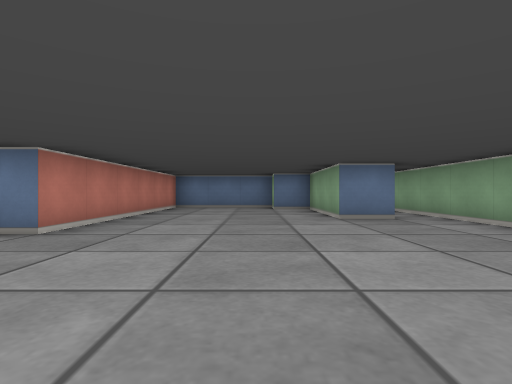
View 1 (above)

16 first-person views from a walk through a cub3D ray-caster map. The camera is about half as high as the walls, looks level and sees 80° across. The floor is counted in squares. Each view is taken from the middle of a square. On the plan, view 1 faces up. The plan holds only what a view shows up to about 9 squares ahead; the rest is blank.

View 2
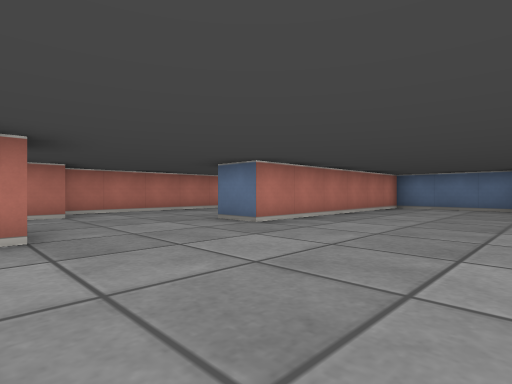

View 3
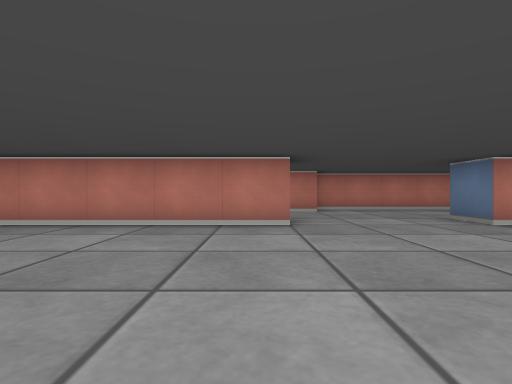

View 4
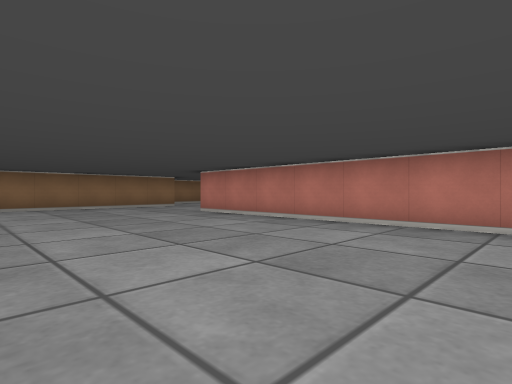

View 5
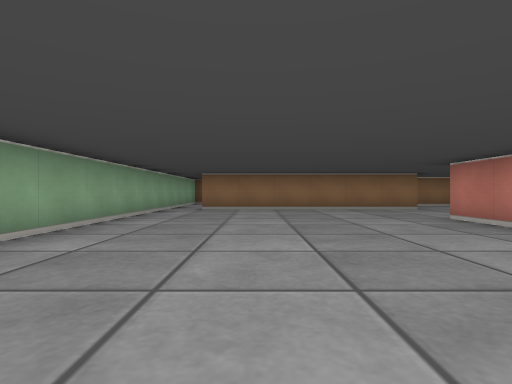

View 6
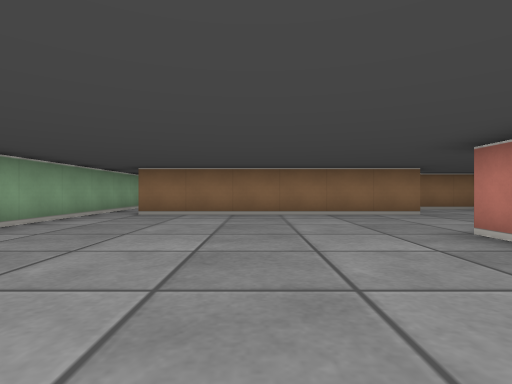

View 7
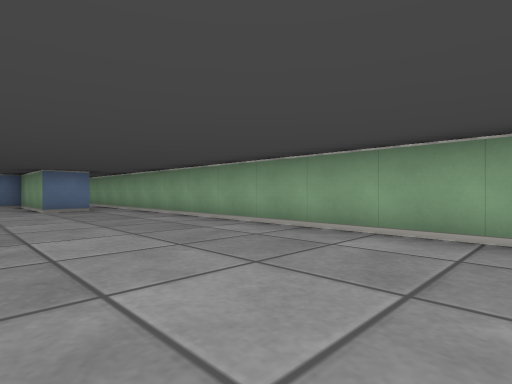

View 8
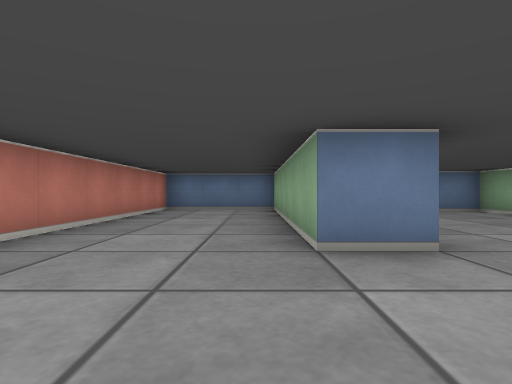

View 9
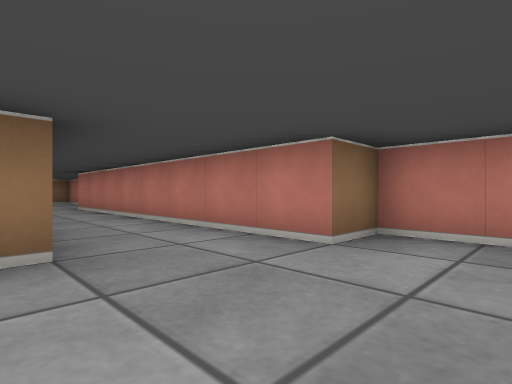

View 10
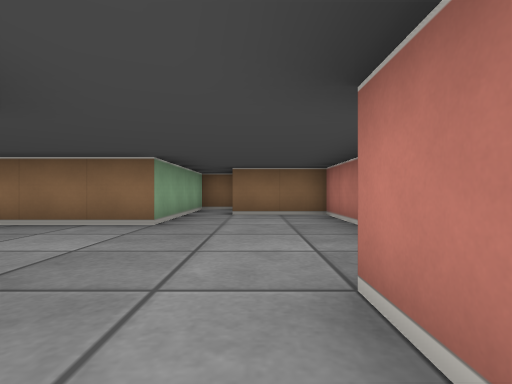

View 11
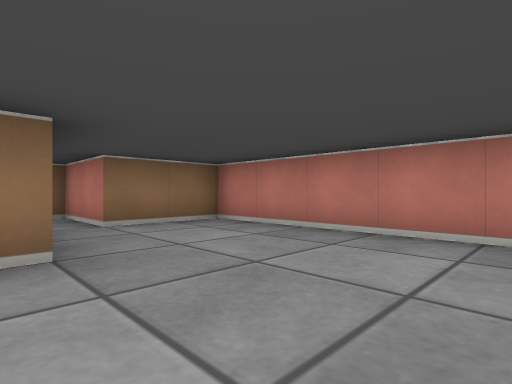

View 12
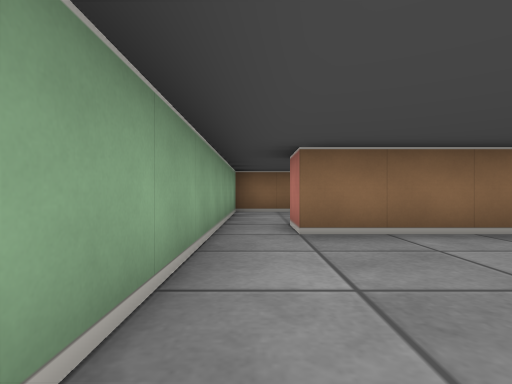

View 13
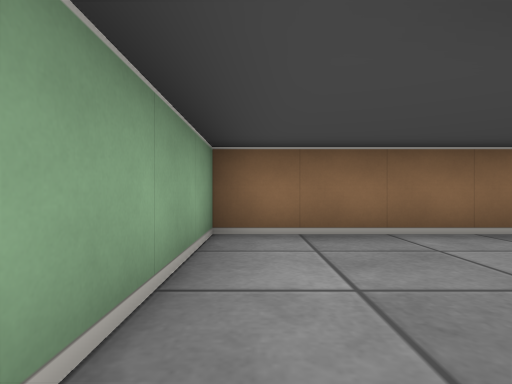

View 14
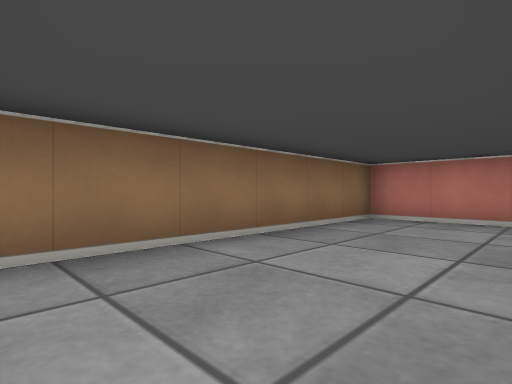

View 15
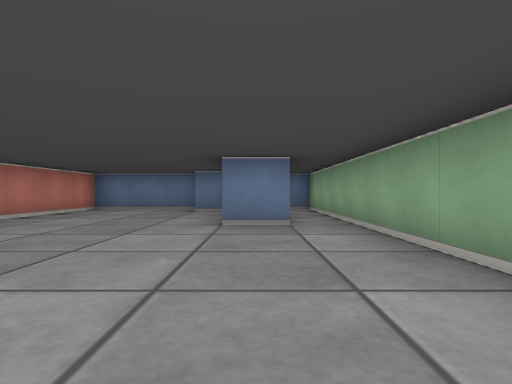

View 16
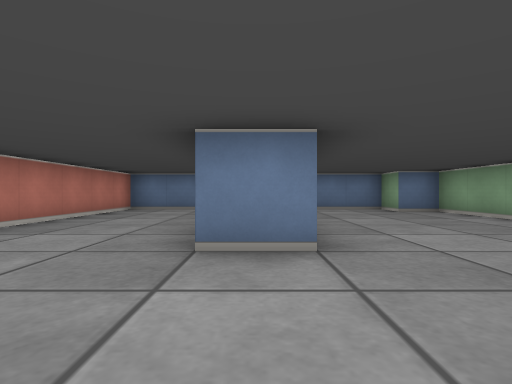

### Floor plan
Points are (right, up) in squares from view 1. A wall is a line through its corners. A room is listed if a view was taken in it or the views show most of it. See-through windows are left out.
Room 1 (views 1, 2, 3, 4, 5, 6, 7, 8, 9, 10, 11, 12, 15, 16)
walls: (-2.5, 0.6) (-2.5, -6.5); (2.5, 5.5) (1.5, 5.5) (1.5, 8.5) (0.5, 8.5) (0.5, 9.5) (-2.5, 9.5) (-2.5, 3.5) (-3.5, 3.5) (-3.5, 9.5) (-6.5, 9.5) (-6.5, 1.5) (-5.5, 1.5) (-5.5, -6.5); (-6.5, -7.2) (-6.5, -11.5) (-4.5, -11.5) (-4.5, -13.5) (-3.5, -13.5) (-3.5, -9.5) (2.5, -9.5); (3.5, -9.5) (3.5, 9.5) (2.9, 9.5)
ways out: opening at (3, -10) to room 2
Room 2 (views 13, 14)
walls: (2.5, -9.5) (2.5, -10.5); (-2.5, -11.4) (-2.5, -13.5) (3.5, -13.5) (3.5, -9.5)
ways out: opening at (3, -10) to room 1

Positions as (right, up) in squares from view 1, and headings:
1: (0, 0), facing up
2: (1, 0), facing up-left
3: (2, 0), facing left
4: (2, 0), facing down-left
5: (1, -1), facing down
6: (0, -3), facing down
7: (0, -3), facing up-right
8: (-4, 1), facing up
9: (-3, 3), facing down-left
10: (-5, -5), facing down
11: (-3, -7), facing down-left
12: (3, -6), facing down
13: (3, -10), facing down
14: (3, -11), facing down-left
15: (2, 1), facing up
16: (-3, 1), facing up
